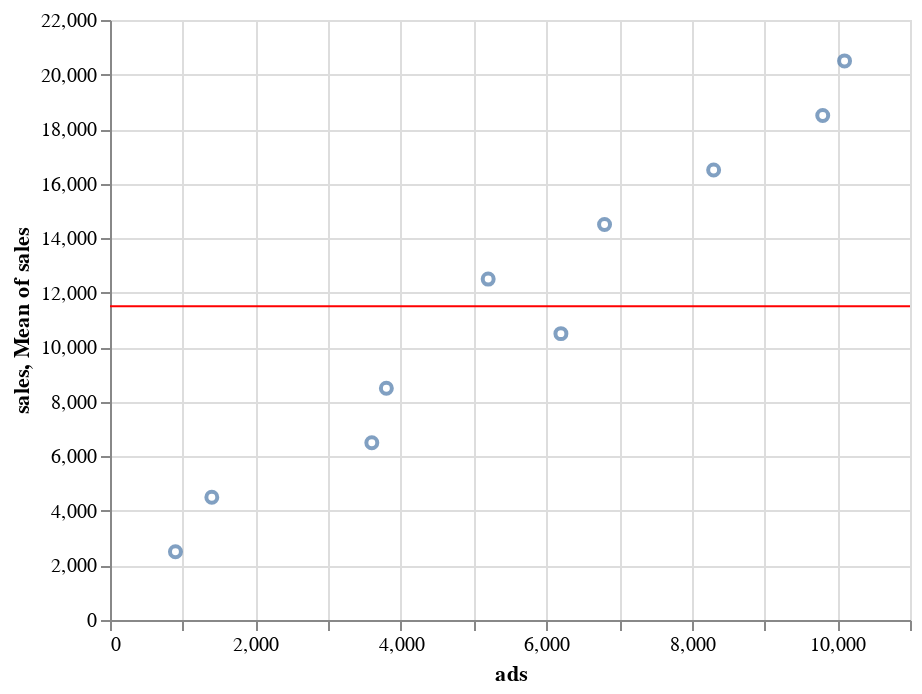

The notebook cell this image was saved under:
### Code cell
chart = alt.Chart(df).mark_point().encode(
    x='ads',
    y='sales'
)

line = alt.Chart(df).mark_rule(color='red').encode(
    y='mean(sales)'
)

chart + line

### Figure 1 — Vega-Lite specification as saved in the notebook (floating-point values rounded to 4 significant figures)
{"config": {"view": {"continuousWidth": 400, "continuousHeight": 300}}, "layer": [{"mark": "point", "encoding": {"x": {"field": "ads", "type": "quantitative"}, "y": {"field": "sales", "type": "quantitative"}}}, {"mark": {"type": "rule", "color": "red"}, "encoding": {"y": {"aggregate": "mean", "field": "sales", "type": "quantitative"}}}], "data": {"name": "data-cd00151c0a606ed3375379ee9952d95b"}, "$schema": "https://vega.github.io/schema/vega-lite/v4.17.0.json", "datasets": {"data-cd00151c0a606ed3375379ee9952d95b": [{"sales": 2500, "ads": 900, "sales_prediction": 2300, "diff": 200, "diff_squared": 40000, "errors_squared": 40000, "variability_squared": 81000000.0}, {"sales": 4500, "ads": 1400, "sales_prediction": 3300, "diff": 1200, "diff_squared": 1440000, "errors_squared": 1440000, "variability_squared": 49000000.0}, {"sales": 6500, "ads": 3600, "sales_prediction": 7700, "diff": -1200, "diff_squared": 1440000, "errors_squared": 1440000, "variability_squared": 25000000.0}, {"sales": 8500, "ads": 3800, "sales_prediction": 8100, "diff": 400, "diff_squared": 160000, "errors_squared": 160000, "variability_squared": 9000000.0}, {"sales": 10500, "ads": 6200, "sales_prediction": 12900, "diff": -2400, "diff_squared": 5760000, "errors_squared": 5760000, "variability_squared": 1000000.0}, {"sales": 12500, "ads": 5200, "sales_prediction": 10900, "diff": 1600, "diff_squared": 2560000, "errors_squared": 2560000, "variability_squared": 1000000.0}, {"sales": 14500, "ads": 6800, "sales_prediction": 14100, "diff": 400, "diff_squared": 160000, "errors_squared": 160000, "variability_squared": 9000000.0}, {"sales": 16500, "ads": 8300, "sales_prediction": 17100, "diff": -600, "diff_squared": 360000, "errors_squared": 360000, "variability_squared": 25000000.0}, {"sales": 18500, "ads": 9800, "sales_prediction": 20100, "diff": -1600, "diff_squared": 2560000, "errors_squared": 2560000, "variability_squared": 49000000.0}, {"sales": 20500, "ads": 10100, "sales_prediction": 20700, "diff": -200, "diff_squared": 40000, "errors_squared": 40000, "variability_squared": 81000000.0}]}}
